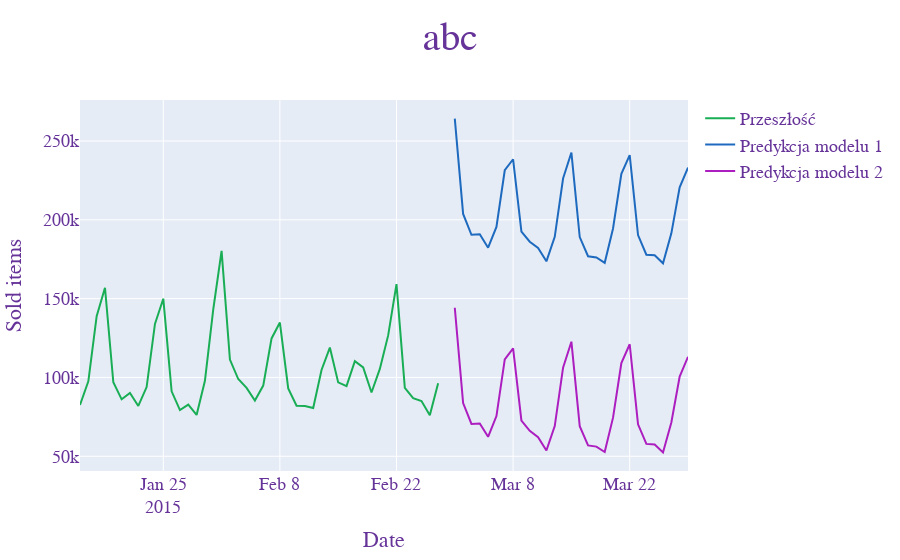

Notebook source saved alongside this figure:
### Code cell
generatePlot('past_serie.csv','preds.csv',show=[1,1,0],name="sample.html",title="abc")
